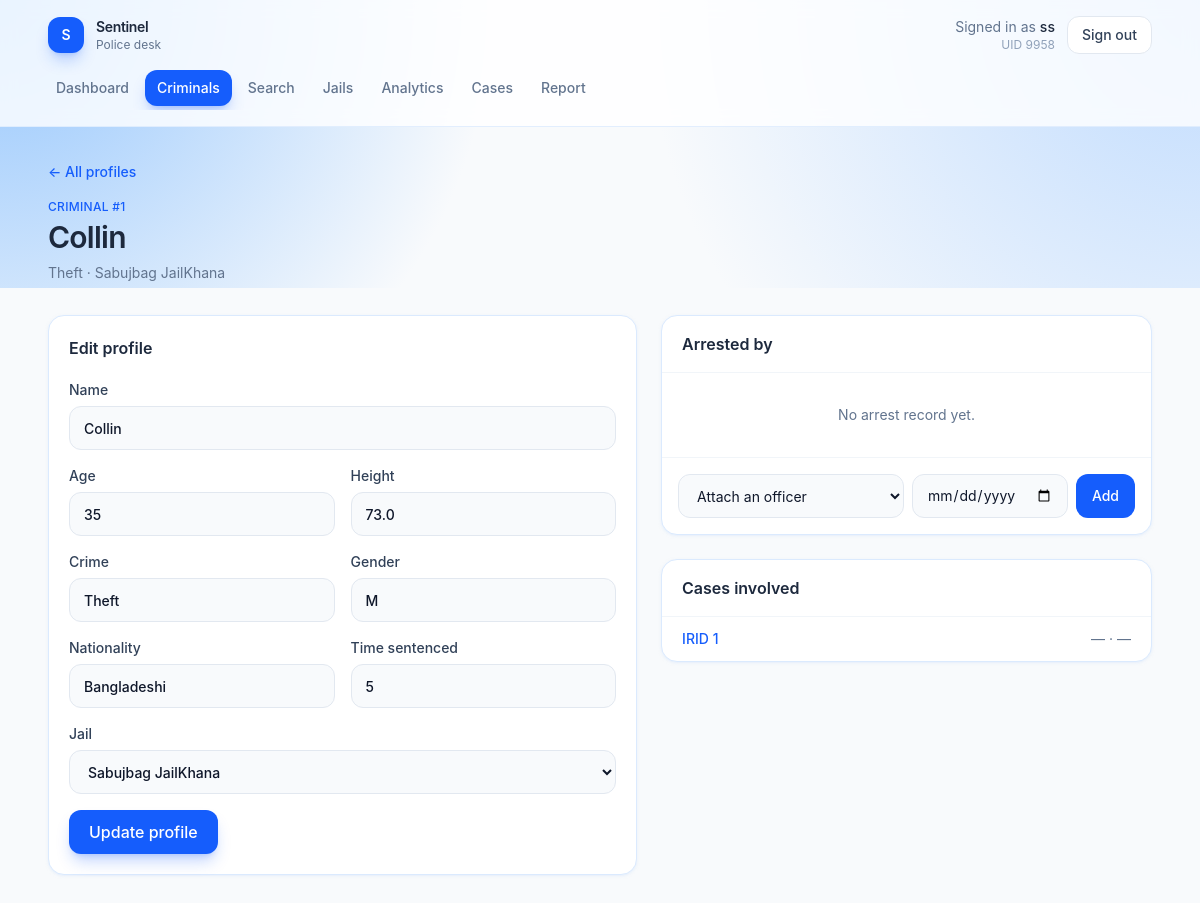
Page /criminals/1 (signed in) on the committed database.
### tables this page shows
CREATE TABLE Criminal (
    CID INTEGER PRIMARY KEY,
    Name TEXT NOT NULL,
    Age INTEGER,
    Crime TEXT,
    Height REAL,
    Gender TEXT,
    Nationality TEXT,
    JID INTEGER,
    time_sentenced TEXT,
    FOREIGN KEY (JID) REFERENCES Jail(JID)
);

CREATE TABLE Jail (
    JID INTEGER PRIMARY KEY,
    Name TEXT NOT NULL,
    Location TEXT,
    Capacity INTEGER
);

### app.py (the view, shortened to what this page needs)
@app.route("/criminals/<int:cid>", methods=["GET", "POST"])
def criminal_detail(cid):
    if not check_login():
            return redirect("/login")
    db = get_db()
    if request.method == "GET":
        criminal = db.execute("SELECT * FROM CRIMINAL WHERE CID = ?", (cid,)).fetchone()
        jail = db.execute("SELECT * FROM JAIL WHERE JID = ?", (criminal["JID"],)).fetchone()
        arrest = db.execute("SELECT a.UID, u.Name, a.Date, p.badge_no FROM 'Arrested By' a JOIN User u ON a.UID = u.UID JOIN Police p ON a.UID = p.UID WHERE a.CID = ?", (cid,)).fetchall()
        officers = db.execute("SELECT p.UID, u.Name FROM Police p JOIN User u ON p.UID = u.UID where p.UID not in (SELECT distinct UID FROM 'Arrested By' where CID = ?)", (cid,)).fetchall()
        case = db.execute("SELECT * FROM 'Criminal Involvement' WHERE CID = ?", (cid,)).fetchall()
        jails = db.execute("SELECT * FROM JAIL").fetchall()
        return render_template("criminal_detail.html", criminal=criminal, jail=jail, arrest=arrest, all_officers=officers, case=case, jails=jails)

### app.py (called while the page is built)
def get_db():
    if "db" not in g:
        g.db = sqlite3.connect(app.config["DATABASE"])
        g.db.row_factory = sqlite3.Row
    return g.db

def check_login():
    if session.get("loggedin_UID") is None:
        return False
    return True

@app.context_processor
def inject_current_user():
    uid = session.get("loggedin_UID")
    if not uid:
        return {"user_name": "Guest"}
    name = session.get("name")
    if not name:
        db = get_db()
        row = db.execute("SELECT name FROM USER WHERE UID = ?", (uid,)).fetchone()
        name = row["name"] if row else "Guest"
        session["name"] = name
    return {"user_name": name}

@app.after_request
def disable_cache(response):
    response.headers["Cache-Control"] = "no-store, no-cache, must-revalidate, max-age=0"
    response.headers["Pragma"] = "no-cache"
    response.headers["Expires"] = "0"
    return response

### templates/criminal_detail.html (shortened to what this page needs)
{% extends "app.html" %}
{% set is_police = session.get("role") == "police" %}
{% set criminal = criminal if criminal is defined else {
    "CID": 101, "Name": "Karim Uddin", "Age": 31, "Crime": "Theft", "Height": 170,
    "Gender": "M", "Nationality": "Bangladeshi", "JID": 1, "jail_name": "Dhaka Central Jail",
    "time_sentenced": "5 years"
} %}
{% set jails = jails if jails is defined else [{"JID": 1, "Name": "Dhaka Central Jail"}, {"JID": 2, "Name": "Kashimpur Central Jail"}] %}
{% set arrests = arrests if arrests is defined else (arrest if arrest is defined else [{"Date": "2026-03-02", "officer_name": "rahman", "badge_no": "BD-1042"}]) %}
{% set cases = cases if cases is defined else (case if case is defined else [{"IRID": 12, "Date": "2026-08-14", "location": "Gulshan-2"}]) %}
{% set all_officers = all_officers if all_officers is defined else [{"UID": 1, "name": "rahman"}, {"UID": 3, "name": "ayesha"}] %}
{% set jail_label = criminal.jail_name or (jail.Name if jail is defined and jail else none) %}
{% block page %}
<div class="mb-8">
    {% if is_police %}
    <a href="{{ url_for('criminals') }}" class="text-sm font-medium text-blue-600 hover:text-blue-700">← All profiles</a>
    {% else %}
    <a href="{{ url_for('search_criminals') }}" class="text-sm font-medium text-blue-600 hover:text-blue-700">← Search</a>
    {% endif %}
    <p class="mt-4 text-xs font-medium uppercase tracking-wide text-blue-600">Criminal #{{ criminal.CID }}</p>
    <h1 class="mt-1 text-3xl font-semibold tracking-tight text-slate-800">{{ criminal.Name }}</h1>
    <p class="mt-2 text-sm text-slate-500">{{ criminal.Crime or "Unspecified crime" }}{% if is_police %} · {{ jail_label or "No jail assigned" }}{% endif %}</p>
</div>
<div class="grid gap-6 lg:grid-cols-[minmax(0,1.2fr)_minmax(0,1fr)]">
    {% if is_police %}
    <article class="rounded-2xl border border-blue-100 bg-white p-5 shadow-sm shadow-blue-100/50">
        <h2 class="font-semibold text-slate-800">Edit profile</h2>
        <form action="{{ url_for('criminal_detail', cid=criminal.CID) }}" method="post" class="mt-5 grid gap-4 sm:grid-cols-2">
            <label class="flex flex-col gap-1.5 text-sm font-medium text-slate-700 sm:col-span-2">
                Name
                <input type="text" name="Name" value="{{ criminal.Name }}" required class="h-11 rounded-xl border border-slate-200 bg-slate-50 px-3.5 outline-none focus:border-blue-500 focus:bg-white focus:ring-4 focus:ring-blue-100">
            </label>
            <label class="flex flex-col gap-1.5 text-sm font-medium text-slate-700">
                Age
                <input type="number" name="Age" value="{{ criminal.Age or '' }}" class="h-11 rounded-xl border border-slate-200 bg-slate-50 px-3.5 outline-none focus:border-blue-500 focus:bg-white focus:ring-4 focus:ring-blue-100">
            </label>
            <label class="flex flex-col gap-1.5 text-sm font-medium text-slate-700">
                Height
                <input type="number" name="Height" step="0.1" value="{{ criminal.Height or '' }}" class="h-11 rounded-xl border border-slate-200 bg-slate-50 px-3.5 outline-none focus:border-blue-500 focus:bg-white focus:ring-4 focus:ring-blue-100">
            </label>
            <label class="flex flex-col gap-1.5 text-sm font-medium text-slate-700">
                Crime
                <input type="text" name="Crime" value="{{ criminal.Crime or '' }}" class="h-11 rounded-xl border border-slate-200 bg-slate-50 px-3.5 outline-none focus:border-blue-500 focus:bg-white focus:ring-4 focus:ring-blue-100">
            </label>
            <label class="flex flex-col gap-1.5 text-sm font-medium text-slate-700">
                Gender
                <input type="text" name="Gender" value="{{ criminal.Gender or '' }}" class="h-11 rounded-xl border border-slate-200 bg-slate-50 px-3.5 outline-none focus:border-blue-500 focus:bg-white focus:ring-4 focus:ring-blue-100">
            </label>
            <label class="flex flex-col gap-1.5 text-sm font-medium text-slate-700">
                Nationality
                <input type="text" name="Nationality" value="{{ criminal.Nationality or '' }}" class="h-11 rounded-xl border border-slate-200 bg-slate-50 px-3.5 outline-none focus:border-blue-500 focus:bg-white focus:ring-4 focus:ring-blue-100">
            </label>
            <label class="flex flex-col gap-1.5 text-sm font-medium text-slate-700">
                Time sentenced
                <input type="text" name="time_sentenced" value="{{ criminal.time_sentenced or '' }}" class="h-11 rounded-xl border border-slate-200 bg-slate-50 px-3.5 outline-none focus:border-blue-500 focus:bg-white focus:ring-4 focus:ring-blue-100">
            </label>
            <label class="flex flex-col gap-1.5 text-sm font-medium text-slate-700 sm:col-span-2">
                Jail
                <select name="JID" class="h-11 rounded-xl border border-slate-200 bg-slate-50 px-3.5 outline-none focus:border-blue-500 focus:bg-white focus:ring-4 focus:ring-blue-100">
                    {% for jail_row in jails %}
                    <option value="{{ jail_row.JID }}" {% if criminal.JID == jail_row.JID %}selected{% endif %}>{{ jail_row.Name }}</option>
                    {% endfor %}
                </select>
            </label>
            <div class="sm:col-span-2">
                <button type="submit" class="h-11 rounded-xl bg-blue-600 px-5 font-medium text-white shadow-lg shadow-blue-600/25 transition hover:bg-blue-700">Update profile</button>
            </div>
        </form>
    </article>
    {% endif %}
    <div class="flex flex-col gap-6">
        <article class="overflow-hidden rounded-2xl border border-blue-100 bg-white shadow-sm shadow-blue-100/50">
            <div class="border-b border-slate-100 px-5 py-4">
                <h2 class="font-semibold text-slate-800">Arrested by</h2>
            </div>
            {% if arrests %}
            <ul class="divide-y divide-slate-100 text-sm">
                {% for arrest_row in arrests %}
                <li class="flex items-center justify-between px-5 py-3">
                    <span class="font-medium text-slate-800">{{ arrest_row.officer_name or arrest_row.Name or "—" }}</span>
                    <span class="text-slate-500">{{ arrest_row.badge_no or "—" }} · {{ arrest_row.Date or "—" }}</span>
                </li>
                {% endfor %}
            </ul>
            {% else %}
            <p class="px-5 py-8 text-center text-sm text-slate-500">No arrest record yet.</p>
            {% endif %}
            {% if is_police %}
            <form action="{{ url_for('criminal_detail', cid=criminal.CID) }}" method="post" class="flex flex-col gap-2 border-t border-slate-100 p-4 sm:flex-row">
                <select name="UID" required class="h-11 flex-1 rounded-xl border border-slate-200 bg-slate-50 px-3.5 text-sm outline-none focus:border-blue-500 focus:bg-white focus:ring-4 focus:ring-blue-100">
                    <option value="">Attach an officer</option>
                </select>
                <input type="date" name="Date" class="h-11 rounded-xl border border-slate-200 bg-slate-50 px-3.5 text-sm outline-none focus:border-blue-500 focus:bg-white focus:ring-4 focus:ring-blue-100">
                <button type="submit" class="h-11 rounded-xl bg-blue-600 px-4 text-sm font-medium text-white hover:bg-blue-700">Add</button>
            </form>
            {% endif %}
        </article>
        <article class="overflow-hidden rounded-2xl border border-blue-100 bg-white shadow-sm shadow-blue-100/50">
            <div class="border-b border-slate-100 px-5 py-4">
                <h2 class="font-semibold text-slate-800">Cases involved</h2>
            </div>
            {% if cases %}
            <ul class="divide-y divide-slate-100 text-sm">
                {% for case_row in cases %}
                <li class="flex items-center justify-between px-5 py-3">
                    {% if is_police %}
                    <a href="{{ url_for('incident_detail', irid=case_row.IRID) }}" class="font-medium text-blue-600 hover:text-blue-700">IRID {{ case_row.IRID }}</a>
                    {% else %}
                    <span class="font-medium text-slate-800">IRID {{ case_row.IRID }}</span>
                    {% endif %}
                    <span class="text-slate-500">{{ case_row.location or "—" }} · {{ case_row.Date or "—" }}</span>
                </li>
                {% endfor %}
            </ul>
            {% else %}
            <p class="px-5 py-8 text-center text-sm text-slate-500">Not linked to any incident.</p>
            {% endif %}
        </article>
    </div>
</div>
{% endblock %}

### templates/app.html (shortened to what this page needs)
{% extends "layout.html" %}
{% set role = role|default(user.role if user is defined and user else session.get("role", "user")) %}
{% set user_name = user.name if user is defined and user else user_name %}
{% set path = request.path %}
{% block content %}
<div class="min-h-screen bg-slate-50">
    <div class="pointer-events-none absolute inset-x-0 top-0 h-72 bg-[radial-gradient(circle_at_top_left,_#93c5fd_0%,_transparent_40%),radial-gradient(circle_at_top_right,_#bfdbfe_0%,_transparent_45%)]"></div>
    <header class="relative border-b border-blue-100/80 bg-white/80 backdrop-blur">
        <div class="mx-auto flex max-w-6xl flex-col gap-4 px-4 py-4 sm:px-6">
            <div class="flex items-center justify-between">
                <a href="{{ url_for('dashboard') }}" class="flex items-center gap-3">
                    <span class="flex h-9 w-9 items-center justify-center rounded-xl bg-blue-600 text-sm font-semibold text-white shadow-lg shadow-blue-600/25">S</span>
                    <div>
                        <p class="text-sm font-semibold tracking-tight text-slate-800">Sentinel</p>
                        <p class="text-xs text-slate-500">{{ "Police desk" if role == "police" else "Public portal" }}</p>
                    </div>
                </a>
                <div class="flex items-center gap-3">
                    <div class="hidden text-right sm:block">
                        <p class="text-sm text-slate-500">Signed in as <span class="font-medium text-slate-800">{{ user_name }}</span></p>
                        <p class="text-xs text-slate-400">UID {{ session.get("loggedin_UID") }}</p>
                    </div>
                    <a href="{{ url_for('logout') }}" class="rounded-xl border border-slate-200 bg-white px-3.5 py-2 text-sm font-medium text-slate-700 transition hover:border-blue-200 hover:bg-blue-50 hover:text-blue-700">
                        Sign out
                    </a>
                </div>
            </div>
            <nav class="-mx-1 flex gap-1 overflow-x-auto pb-1 text-sm font-medium">
                {% macro nav_link(href, label, active) %}
                <a
                    href="{{ href }}"
                    class="whitespace-nowrap rounded-xl px-3 py-2 transition {% if active %}bg-blue-600 text-white shadow-lg shadow-blue-600/25{% else %}text-slate-500 hover:bg-blue-50 hover:text-blue-700{% endif %}"
                >{{ label }}</a>
                {% endmacro %}
                {% if role == "police" %}
                    {{ nav_link(url_for("dashboard"), "Dashboard", path == "/dashboard") }}
                    {{ nav_link(url_for("criminals"), "Criminals", path.startswith("/criminals")) }}
                    {{ nav_link(url_for("search_criminals"), "Search", path.startswith("/search")) }}
                    {{ nav_link(url_for("jails"), "Jails", path.startswith("/jails")) }}
                    {{ nav_link(url_for("analytics"), "Analytics", path.startswith("/analytics")) }}
                    {{ nav_link(url_for("incidents"), "Cases", path.startswith("/incidents")) }}
                    {{ nav_link(url_for("report_incident"), "Report", path.startswith("/report")) }}
                {% endif %}
            </nav>
        </div>
    </header>
    <main class="relative mx-auto max-w-6xl px-4 py-8 sm:px-6">
        {% block page %}{% endblock %}
    </main>
</div>
{% endblock %}

### templates/layout.html (shortened to what this page needs)
<!DOCTYPE html>
<html lang="en">
<head>
    <link rel="stylesheet" href="{{ url_for('static', filename='output.css') }}">
</head>
<body class="min-h-screen bg-slate-50 text-slate-800 antialiased">
    {% block content %}{% endblock %}
</body>
</html>

### rows in the picture
Criminal: CID "1", Name "Collin", Crime "Theft", Age "35", Height "73.0", Gender "M", Nationality "Bangladeshi", time_sentenced "5", JID "Sabujbag JailKhana"
Jail: Name "Sabujbag JailKhana"

### other values in the picture
{{ "Police desk" if role == "police" else "Public portal" }} "Police desk"
{{ user_name }} "ss"
{{ session.get("loggedin_UID") }} "9958"
{{ label }} "Dashboard Criminals Search Jails Analytics Cases Report"
{{ case_row.IRID }} "1"
{{ case_row.location or "—" }} "—"
{{ case_row.Date or "—" }} "—"
